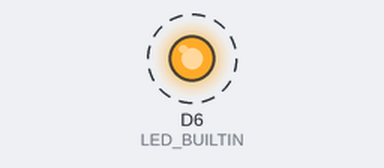
Simulated run of this sketch. Board: Arduino MKR. Parts: output pins drawn as LEDs (lit = HIGH). Dashed ring = blinking. WiFi joins after 1.5 s; servers stay silent unless stated; the local clock reads 2024-03-15 10:24:30 at power-on unless the sketch sets it; web services answer with replies made up by the test bench; what the sketch prints to the serial monitor is not drawn.

Above: at 0.02 s.
Timing chart, 0 to 3.0 s (numbered marks = the images above):
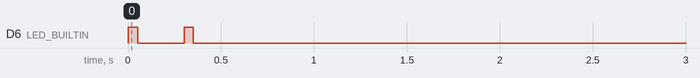

The sketch:

MKR1000_PushOver_Status.ino
```cpp
/*
  MKR1000_PushOver_Status.ino
  based on
  https://create.arduino.cc/projecthub/ckuehnel/mkr1000-pushover-status-5eac37
  created 2018-07-05 Claus Kuehnel (info@ckuehnel.ch)
*/
#include <SPI.h>
#include <WiFi101.h>
#include <RTCZero.h>
#include "arduino_secrets.h"

char* ssid     = SECRET_SSID;
char* password = SECRET_PASS;

int length;

WiFiClient client;

/* Create an rtc object */
RTCZero rtc;

/* Change these values to define the wakeup periode */
byte wakeupSeconds = 0;
byte wakeupMinutes = 10;
byte wakeupHours = 0;

/* Change these values to set the current initial time */
const byte seconds = 0;
const byte minutes = 0;
const byte hours = 0;

/* Change these values to set the current initial date */
const byte day = 1;
const byte month = 1;
const byte year = 2018;

bool matched = true;

void setup()
{
  Serial.begin(9600);
  while(!Serial);
  Serial.println("RTC driven Pushover message...");
  pinMode(LED_BUILTIN, OUTPUT);
  digitalWrite(LED_BUILTIN, LOW);

  rtc.begin();

  rtc.setTime(hours, minutes, seconds);
  rtc.setDate(day, month, year);

  rtc.setAlarmTime(hours + wakeupHours, minutes + wakeupMinutes, seconds + wakeupSeconds);
  rtc.enableAlarm(rtc.MATCH_HHMMSS);
  rtc.attachInterrupt(alarmMatch);
}

void loop()
{
  //---------------------------------------
  // Include appplication code here

  //---------------------------------------
  if (matched) // send Pushover message after alarm raised
  {
    matched = false;
    Serial.println("Send message...");
    send_message();
    Serial.println("done.");


    rtc.setTime(hours, minutes, seconds);
    rtc.setAlarmTime(hours + wakeupHours, minutes + wakeupMinutes, seconds + wakeupSeconds);
  }
}

void alarmMatch()
{
  Serial.println("Alarm raised.");
  matched = true;
}
```

arduino_secrets.h
```cpp
#define SECRET_SSID "Sunrise_2.4GHz_8AC2A0"
#define SECRET_PASS "u2u7fgzv31Ds"

// Pushover settings
char pushoversite[] = "api.pushover.net";
char apitoken[] = "apwspz3j1rqxfxy993o2iwfdd8nidu";
char userkey [] = "uojfahpyozqtj6gbgccg61e5jngg93";
```

functions.ino
```cpp
// This file contains several functions used in the application

void heartbeat()
{
  digitalWrite(LED_BUILTIN, HIGH);
  delay(50);
  digitalWrite(LED_BUILTIN, LOW);
  delay(250);

  digitalWrite(LED_BUILTIN, HIGH);
  delay(50);
  digitalWrite(LED_BUILTIN, LOW);
  delay(250);
}

byte pushover(char *pushovermessage, int priority)
{
  String message = pushovermessage;

  length = 113 + message.length();

  if(client.connect(pushoversite,80))
  {
    client.println("POST /1/messages.json HTTP/1.1");
    client.println("Host: api.pushover.net");
    client.println("Connection: close\r\nContent-Type: application/x-www-form-urlencoded");
    client.print("Content-Length: ");
    client.print(length);
    client.println("\r\n");;
    client.print("token=");
    client.print(apitoken);
    client.print("&user=");
    client.print(userkey);
    client.print("&message=");
    client.print(message);
    client.print("&priority=");
    client.print(priority);
    client.print("&retry=60");
    client.print("&expire=3600");
    while(client.connected())
    {
      while(client.available())
      {
        char ch = client.read();
        Serial.write(ch);
      }
    }
    client.stop();
  }
}
```

send_message.ino
```cpp
// This file contains the application code

void send_message()
{
  heartbeat();
  Serial.print("Connecting to WiFi...");
  WiFi.begin(ssid, password);
  while (WiFi.status() != WL_CONNECTED)
  {
    heartbeat();
  }
  Serial.println("connected.");
  char buf[10];
  long rssi = WiFi.RSSI();
  char * rssi_str;
  rssi_str = ltoa(rssi, buf, 10);

  String message = "RSSI = ";
         message += rssi_str;
         message += " dBm";

  int len = message.length();
  char charBuf[len+1];
  message.toCharArray(charBuf, len+1);
  Serial.println(charBuf);
  pushover(charBuf,0); // Priority 0

  WiFi.end();
}
```

Measured:
- by itself, D6 (LED_BUILTIN): alternates HIGH for 0.05 s and LOW for 0.25 s, 4 changes in all, then stays LOW
